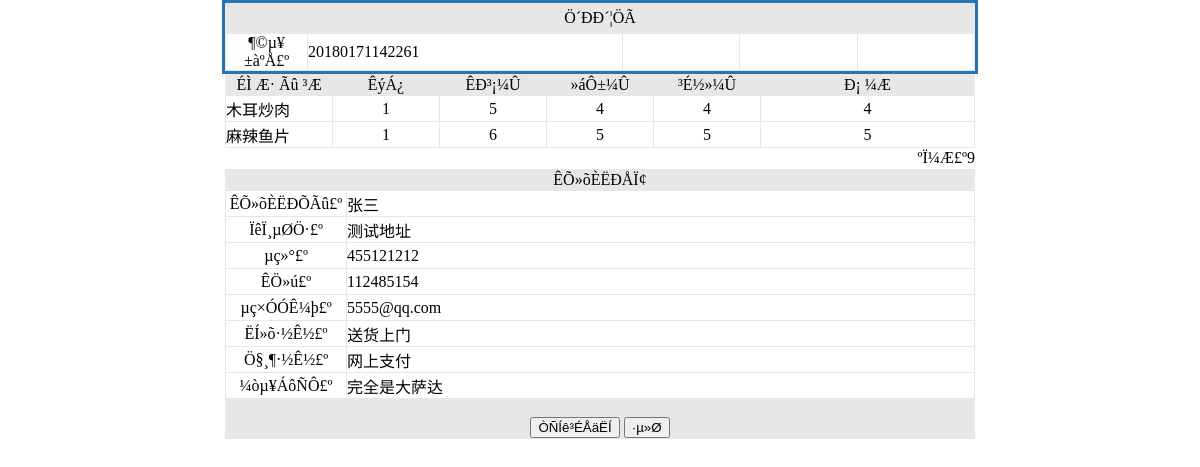
Page /admin/order_view.php?id=3 (signed in) on the committed database.
### tables this page shows
CREATE TABLE `orders` (
  `id` int(4) NOT NULL AUTO_INCREMENT,
  `orderid` varchar(125) DEFAULT NULL COMMENT '订单号',
  `spc` varchar(125) DEFAULT NULL COMMENT '菜品的编号',
  `slc` varchar(125) DEFAULT NULL COMMENT '菜品的数量',
  `shouhuoren` varchar(25) DEFAULT NULL COMMENT '收货人',
  `sex` varchar(2) DEFAULT NULL COMMENT '性别',
  `dizhi` varchar(125) DEFAULT NULL COMMENT '收货地址',
  `youbian` varchar(10) DEFAULT NULL COMMENT '邮编',
  `tel` varchar(25) DEFAULT NULL COMMENT '联系电话',
  `email` varchar(25) DEFAULT NULL COMMENT '邮箱',
  `shff` varchar(25) DEFAULT NULL COMMENT '邮寄方式',
  `zfff` varchar(25) DEFAULT NULL COMMENT '付款方式',
  `time` datetime DEFAULT NULL COMMENT '订单时间',
  `xiadanren` varchar(25) DEFAULT NULL COMMENT '下单人',
  `zt` varchar(50) DEFAULT NULL COMMENT '订单状态',
  `total` varchar(25) DEFAULT NULL COMMENT '总金额',
  `liuyan` text COMMENT '订单留言',
  `atime` datetime DEFAULT NULL COMMENT '送货时间',
  PRIMARY KEY (`id`)
);

CREATE TABLE `goods` (
  `id` int(4) NOT NULL AUTO_INCREMENT,
  `name` varchar(25) DEFAULT NULL COMMENT '外卖名称',
  `jianjie` mediumtext COMMENT '外卖介绍',
  `xinghao` varchar(25) DEFAULT NULL COMMENT '外卖型号',
  `tupian` varchar(200) DEFAULT NULL COMMENT '外卖图片',
  `shuliang` int(4) DEFAULT NULL COMMENT '外卖数量',
  `cishu` int(4) DEFAULT NULL COMMENT '卖出次数',
  `huiyuanjia` varchar(25) DEFAULT NULL COMMENT '会员价',
  `shichangjia` varchar(25) DEFAULT NULL COMMENT '市场价',
  `leibie` varchar(25) DEFAULT NULL COMMENT '类别',
  `addtime` timestamp NOT NULL DEFAULT CURRENT_TIMESTAMP COMMENT '添加时间',
  `hits` int(11) NOT NULL DEFAULT '1',
  PRIMARY KEY (`id`)
);

### admin/order_view.php (the view, shortened to what this page needs)
<html>
<head>
<link rel="stylesheet" type="text/css" href="base.css">
<?php
 include("../conn.php");
 $id=$_GET[id];
 $sql=mysql_query("select * from orders where id='".$id."'",$conn);
 $data=mysql_fetch_array($sql);
?>
</head>
<body topmargin="0" leftmargin="0" bottommargin="0">
<table width="750" border="0" align="center" cellpadding="0" cellspacing="0" class="table_big">
  <tr>
    <td height="30" bgcolor="#E7E7E7"><div align="center" >Ö´ÐÐ´¦ÖÃ</div></td>
  </tr>
  <tr>
    <td bgcolor="#E7E7E7"><table width="750" border="0" align="center" cellpadding="0" cellspacing="1">
     <form name="form1" method="post" action="saveorder.php?id=<?php  echo $data[id];?>">
	  <tr>
        <td width="70" height="25" bgcolor="#FFFFFF"><div align="center" class="style3">¶©µ¥±àºÅ£º</div></td>
        <td width="271" bgcolor="#FFFFFF"><div align="left"><?php  echo $data[orderid];?></div></td>
        <td width="100" bgcolor="#FFFFFF"></td>
        <td width="101" bgcolor="#FFFFFF"></td>
        <td width="100" bgcolor="#FFFFFF"><div align="center"></div></td>
    </table></td>
  </tr>
</table>
<table width="750" height="50" border="0" align="center" cellpadding="0" cellspacing="0">
  <tr>
    <td bgcolor="#E7E7E7"><table width="750" border="0" align="center" cellpadding="0" cellspacing="1">
      <tr #E7F3FB>
        <td width="106" height="20"><div align="center" >ÉÌ Æ· Ãû ³Æ</div></td>
        <td width="106"><div align="center" >ÊýÁ¿</div></td>
        <td width="106"><div align="center" >ÊÐ³¡¼Û</div></td>
        <td width="106"><div align="center" >»áÔ±¼Û</div></td>
        <td width="106" height="20"><div align="center" >³É½»¼Û</div></td>
        <td><div align="center" >Ð¡ ¼Æ</div></td>
      </tr>
	 <?php
	   $array=explode("@",$data[spc]);
	   $arraysl=explode("@",$data[slc]);
	   $total=0;
	   for($i=0;$i<count($array)-1;$i++)
	    {
		  if($array[$i]!="")
		  {
	       $sql1=mysql_query("select * from goods where id='".$array[$i]."'",$conn);
		   $data1=mysql_fetch_array($sql1);
		   $total=$total+$data1[huiyuanjia]*$arraysl[$i];
	 ?>
      <tr>
        <td height="25" bgcolor="#FFFFFF"><div align="left"> <?php  echo $data1[name];?></div></td>
        <td height="25" bgcolor="#FFFFFF"><div align="center"><?php  if($data1[shuliang]<0) echo "ÊÛÍê"; else echo $arraysl[$i];?></div></td>
        <td height="25" bgcolor="#FFFFFF"><div align="center"><?php  echo $data1[shichangjia];?></div></td>
        <td height="25" bgcolor="#FFFFFF"><div align="center"><?php  echo $data1[huiyuanjia];?></div></td>
        <td height="25" bgcolor="#FFFFFF"><div align="center"><?php  echo $data1[huiyuanjia];?></div></td>
        <td height="25" bgcolor="#FFFFFF"><div align="center"><?php  echo $data1[huiyuanjia]*$arraysl[$i];?></div></td>
      </tr>
	 <?php
	     }
	   }
	 ?>
    </table></td>
  </tr>
</table>
<table width="750" height="20" border="0" align="center" cellpadding="0" cellspacing="0">
  <tr>
    <td><div align="right" class="style3">ºÏ¼Æ£º<?php  echo $total;?></div></td>
  </tr>
</table>
<table width="750" height="195" border="0" align="center" cellpadding="0" cellspacing="1">
  <tr>
    <td height="193" bgcolor="#E7E7E7"><table width="750" height="151" border="0" align="center" cellpadding="0" cellspacing="1">
      <tr #E7F3FB>
        <td height="20" colspan="2"><div align="center" >ÊÕ»õÈËÐÅÏ¢</div></td>
      </tr>
      <tr>
        <td width="120" height="25" bgcolor="#FFFFFF"><div align="center" class="style3">ÊÕ»õÈËÐÕÃû£º</div></td>
        <td width="627" bgcolor="#FFFFFF"><div align="left"><?php  echo $data[shouhuoren];?></div></td>
      </tr>
      <tr>
        <td height="25" bgcolor="#FFFFFF"><div align="center" class="style3">ÏêÏ¸µØÖ·£º</div></td>
        <td height="25" bgcolor="#FFFFFF"><div align="left"><?php  echo $data[dizhi];?></div></td>
      </tr>
      <tr>
        <td height="25" bgcolor="#FFFFFF"><div align="center" class="style3">µç»°£º</div></td>
        <td height="25" bgcolor="#FFFFFF"><div align="left"><?php  echo $data[youbian];?></div></td>
      </tr>
      <tr>
        <td height="25" bgcolor="#FFFFFF"><div align="center" class="style3">ÊÖ»ú£º</div></td>
        <td height="25" bgcolor="#FFFFFF"><div align="left"><?php  echo $data[tel];?></div></td>
      </tr>
      <tr>
        <td height="25" bgcolor="#FFFFFF"><div align="center" class="style3">µç×ÓÓÊ¼þ£º</div></td>
        <td height="25" bgcolor="#FFFFFF"><div align="left"><?php  echo $data[email];?></div></td>
      </tr>
      <tr>
        <td height="25" bgcolor="#FFFFFF"><div align="center" class="style3">ËÍ»õ·½Ê½£º</div></td>
        <td height="25" bgcolor="#FFFFFF"><div align="left"><?php  echo $data[shff];?></div></td>
      </tr>
      <tr>
        <td height="25" bgcolor="#FFFFFF"><div align="center" class="style3">Ö§¸¶·½Ê½£º</div></td>
        <td height="25" bgcolor="#FFFFFF"><div align="left"><?php  echo $data[zfff];?></div></td>
      </tr>
	  <tr>
        <td height="25" bgcolor="#FFFFFF"><div align="center" class="style3">¼òµ¥ÁôÑÔ£º</div></td>
        <td height="25" bgcolor="#FFFFFF"><div align="left"><?php  echo $data[liuyan];?></div></td>
      </tr>
        <tr>
    <td height="20" align="center"  colspan="2">    <div align="center"><br>
<input type="submit" value="ÒÑÍê³ÉÅäËÍ" class="buttoncss" onClick="return confirm('È·¶¨Òª²Ù×÷Âð');">  <input type="button" value="·µ»Ø" class="buttoncss" onClick="javascript:history.back();">  </div></td>
  </tr>
    </table></td>
  </tr>
</table>
</body>
</html>

### admin/base.css (style rules this page uses)
.table_big { background-color: #A6D4F5; border: 3px solid #2575B4; }

### admin/order_view.php (style rules this page uses)
.style3 { color: #000000 }

### rows in the picture
orders: orderid "20180171142261", slc "1", shouhuoren "张三", dizhi "测试地址", youbian "455121212", tel "112485154", email "5555@qq.com", shff "送货上门", zfff "网上支付", liuyan "完全是大萨达"
goods: name "木耳炒肉", shichangjia "5", huiyuanjia "4", $data1[huiyuanjia]*$arraysl[$i] "4"
goods: name "麻辣鱼片", shichangjia "6", huiyuanjia "5", $data1[huiyuanjia]*$arraysl[$i] "5"

### other values in the picture
$total "9"
